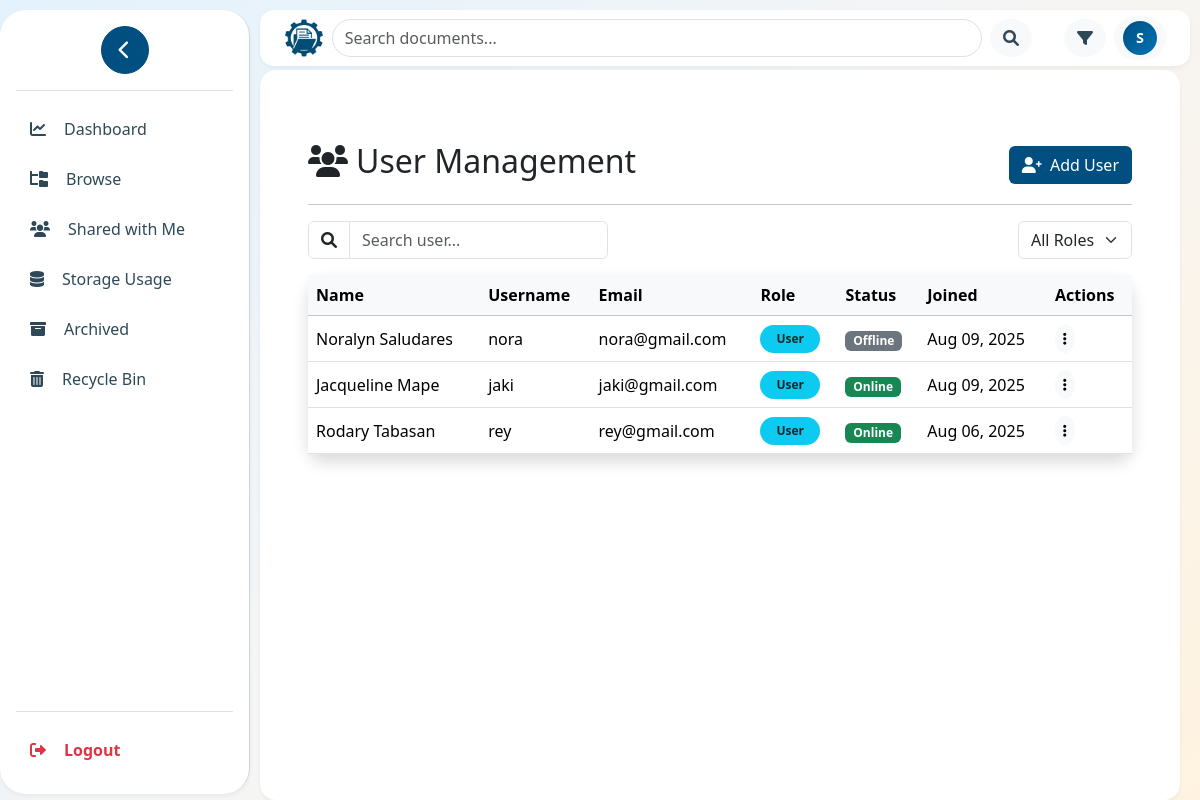
The app's page /users/manage_user.php (signed in) with its own data.
### tables this page shows
CREATE TABLE `users` (
  `id` int(11) NOT NULL,
  `username` varchar(100) NOT NULL,
  `email` varchar(100) NOT NULL,
  `password` varchar(200) NOT NULL,
  `full_name` varchar(100) DEFAULT NULL,
  `role` enum('user','admin','superadmin') DEFAULT 'user',
  `created_at` datetime DEFAULT current_timestamp(),
  `updated_at` datetime DEFAULT current_timestamp() ON UPDATE current_timestamp(),
  `is_logged_in` tinyint(1) DEFAULT 0,
  `status` enum('pending','active','disabled') DEFAULT 'pending'
);

### users/manage_user.php (the view, shortened to what this page needs)
<?php
require_once '../config/database.php';
$user_query = $db->prepare("SELECT id, username, email, full_name, role, status, is_logged_in, created_at FROM users WHERE role != 'superadmin' ORDER BY created_at DESC");
$user_query->execute();
$users = $user_query->fetchAll();
include '../includes/header.php';
?>
<div class="container mt-4">
    <div class="d-flex justify-content-between align-items-center mb-3">
        <h2><i class="fas fa-users me-2"></i>User Management</h2>
        <div class="d-flex gap-2">
            <button type="button" class="btn" style="background-color: #004F80; color: white;" data-bs-toggle="modal" data-bs-target="#addUserModal">
                <i class="fas fa-user-plus me-1"></i> Add User
            </button>
        </div>
    </div>
    <hr>
    <div class="d-flex justify-content-between align-items-center mb-3 flex-wrap gap-2">
        <div class="input-group" style="width: 300px;">
            <span class="input-group-text bg-white"><i class="fas fa-search"></i></span>
            <input type="text" id="userSearch" class="form-control" placeholder="Search user...">
        </div>
        <select id="roleFilter" class="form-select w-auto">
            <option value="">All Roles</option>
        </select>
    </div>
    <div class="card shadow rounded-4 border-0">
        <div class="card-body p-0">
                <table class="table table-hover align-middle mb-0">
                    <thead class="table-light">
                        <tr>
                            <th>Name</th>
                            <th>Username</th>
                            <th>Email</th>
                            <th>Role</th>
                            <th>Status</th>
                            <th>Joined</th>
                            <th>Actions</th>
                        </tr>
                    </thead>
                    <tbody id="userTable">
                        <?php foreach ($users as $user): ?>
                        <tr>
                            <td><?= htmlspecialchars($user['full_name']) ?></td>
                            <td><?= htmlspecialchars($user['username']) ?></td>
                            <td><?= htmlspecialchars($user['email']) ?></td>
                            <td>
                                <span class="badge rounded-pill px-3 py-2 <?= $user['role'] === 'admin' ? 'bg-danger' : 'bg-info text-dark' ?>">
                                    <?= ucfirst(htmlspecialchars($user['role'])) ?>
                                </span>
                            </td>
                            <td>
                                <?php if ($user['status'] !== 'active'): ?>
                                    <span class="badge bg-warning text-dark"><?= ucfirst($user['status']) ?></span>
                                <?php else: ?>
                                    <span class="badge <?= !empty($user['is_logged_in']) && $user['is_logged_in'] ? 'bg-success' : 'bg-secondary' ?>">
                                        <?= !empty($user['is_logged_in']) && $user['is_logged_in'] ? 'Online' : 'Offline' ?>
                                    </span>
                                <?php endif; ?>
                            </td>
                            <td><?= date('M d, Y', strtotime($user['created_at'])) ?></td>
                            <td>
                                <div class="dropdown">
                                    <button class="btn btn-light btn-sm rounded-circle" type="button" data-bs-toggle="dropdown" style="border:none;">
                                        <i class="fas fa-ellipsis-v"></i>
                                    </button>
                                </div>
                            </td>
                        </tr>
                        <?php endforeach; ?>
                    </tbody>
                </table>
        </div>
    </div>
</div>

### assets/css/header.css (style rules this page uses)
:root { --primary-color: #004F80; --secondary-color: #2AB7CA; --dark-color: #2F4858; --light-color: #F4F6F8; --white: #FFFFFF; --border-color: #D0D6DA; --hover-color: #E6F2F8; --shadow: 0 2px 4px rgba(0,0,0,0.05); --shadow-lg: 0 4px 12px rgba(0,0,0,0.1); }
* { margin: 0; padding: 0; box-sizing: border-box; }
html, body { height: 100%; margin: 0; overflow: hidden; font-family: "Segoe UI", Roboto, Arial, sans-serif; background: linear-gradient(135deg, #e3f2fd 0%, #f5f5f5 50%, #fff3e0 100%); color: #1a2332; }
.btn-light { border: 1px solid var(--border-color); transition: all 0.3s ease; }

### users/manage_user.php (style rules this page uses)
.container { background-color: #fff; padding: 2rem; }

### records on screen
users: full_name "Noralyn Saludares", username "nora", email "nora@gmail.com", role "User", status "Offline", created_at "Aug 09, 2025"
users: full_name "Jacqueline Mape", username "jaki", email "jaki@gmail.com", role "User", status "Online", created_at "Aug 09, 2025"
users: full_name "Rodary Tabasan", username "rey", email "rey@gmail.com", role "User", status "Online", created_at "Aug 06, 2025"

### other values on screen
$user_initial "S"
